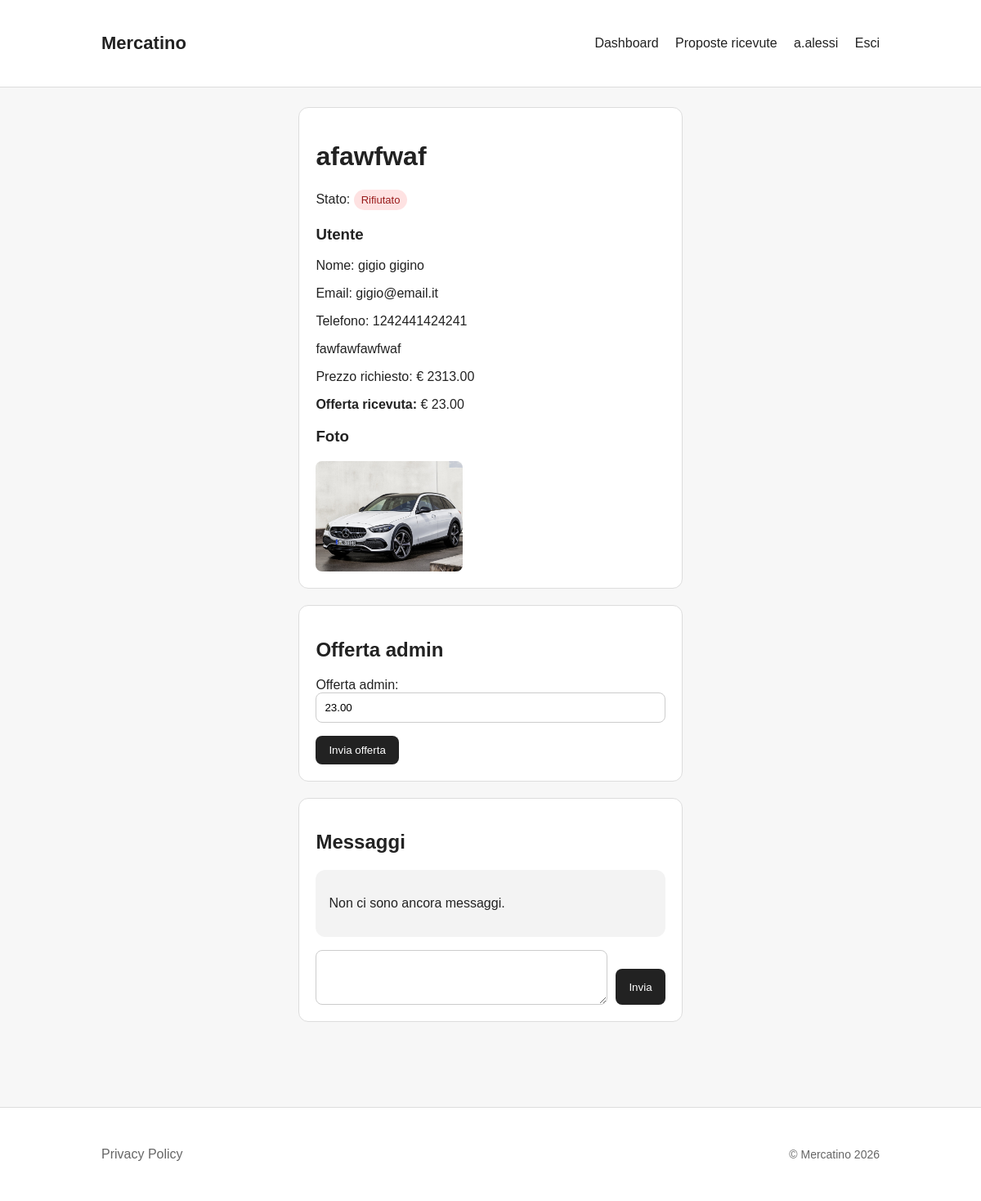
/staff/proposte/17/ (signed in), run on an earlier commit of the app's database.
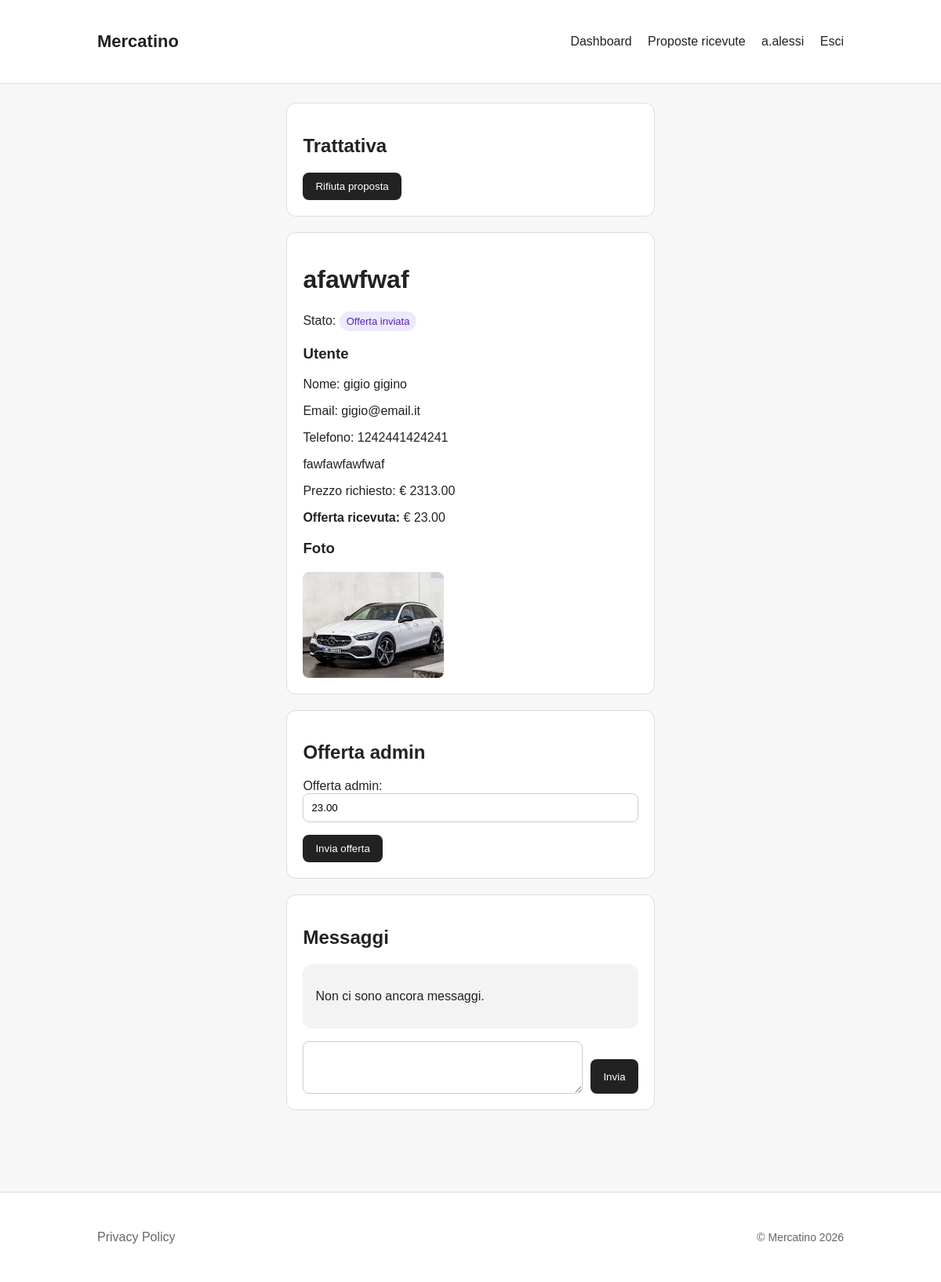
And on a later commit of the database.
### proposals/models.py (models this page shows, shortened)
class ItemProposal(models.Model):
    class Status(models.TextChoices):
        UNDER_REVIEW = "under_review", "In valutazione"
        NEGOTIATION = "negotiation", "In trattativa"
        OFFER_SENT = "offer_sent", "Offerta inviata"
        OFFER_ACCEPTED = "offer_accepted", "Offerta accettata"
        WAITING_VINTED_LINK = "waiting_vinted_link", "In attesa link Vinted"
        VINTED_LINK_SENT = "vinted_link_sent", "Link Vinted inviato"
        COMPLETED = "completed", "Completato"
        REJECTED = "rejected", "Rifiutato"
    user = models.ForeignKey(
        settings.AUTH_USER_MODEL,
        on_delete=models.CASCADE,
        related_name="proposals",
    )
    title = models.CharField(max_length=120)
    description = models.TextField()
    requested_price = models.DecimalField(
        max_digits=8,
        decimal_places=2,
        null=True,
        blank=True,
    )
    admin_offer = models.DecimalField(
        max_digits=8,
        decimal_places=2,
        null=True,
        blank=True,
    )
    status = models.CharField(
        max_length=30,
        choices=Status.choices,
        default=Status.UNDER_REVIEW,
    )
    vinted_url = models.URLField(blank=True)
    created_at = models.DateTimeField(auto_now_add=True)
    updated_at = models.DateTimeField(auto_now=True)
    offer_seen_by_user = models.BooleanField(default=False)
    @property
    def status_badge_class(self):
        classes = {
            self.Status.UNDER_REVIEW: "badge-gray",
            self.Status.NEGOTIATION: "badge-blue",
            self.Status.OFFER_SENT: "badge-purple",
            self.Status.OFFER_ACCEPTED: "badge-green",
            self.Status.WAITING_VINTED_LINK: "badge-orange",
            self.Status.VINTED_LINK_SENT: "badge-orange",
            self.Status.COMPLETED: "badge-green",
            self.Status.REJECTED: "badge-red",
        }
        return classes.get(self.status, "badge-gray")

### accounts/models.py (models this page shows, shortened)
class UserProfile(models.Model):
    user = models.OneToOneField(User, on_delete=models.CASCADE, related_name="profile")
    phone = models.CharField(max_length=20)

### staff_panel/views.py (the view, shortened to what this page needs)
# urls.py: path('proposte/<int:pk>/', staff_proposal_detail_view, name="staff_proposal_detail")
@login_required
@user_passes_test(lambda user: user.is_staff)
def staff_proposal_detail_view(request, pk):
    proposal = get_object_or_404(ItemProposal, pk=pk)
    message_form = ProposalMessageForm()
    offer_form = AdminOfferForm(instance=proposal)
    return render(request, "staff_panel/proposal_detail.html", {
    "proposal": proposal,
    "message_form": message_form,
    "offer_form": offer_form,
    })

### proposals/forms.py
class ProposalMessageForm(forms.ModelForm):
    class Meta:
        model = ProposalMessage
        fields = ["body"]
        labels = {
            "body": "Messaggio",
        }
        widgets = {
            "body": forms.Textarea(attrs={"rows": 3}),
        }

### staff_panel/forms.py
class AdminOfferForm(forms.ModelForm):
    admin_offer = forms.DecimalField(min_value=0, max_digits=8, decimal_places=2, label="Offerta admin",)
    class Meta:
        model = ItemProposal
        fields = ["admin_offer"]

### templates/staff_panel/proposal_detail.html (shortened to what the changed rows need)
{% extends "base.html" %}
{% block content %}
{% if proposal.status != "rejected" and proposal.status != "completed" %}
    <div class="card">
        <h2>Trattativa</h2>
        {% if proposal.status != "rejected" and proposal.status != "completed" %}
            <form method="post" style="margin-top:15px">
                <button class="button" type="submit">Rifiuta proposta</button>
            </form>
        {% endif %}
    </div>
{% endif %}
<div class="card">
    <h1>{{ proposal.title }}</h1>
    <p>
        Stato:
        <span class="badge {{ proposal.status_badge_class }}">{{ proposal.get_status_display }}</span>
    </p>
    <h3>Utente</h3>
    {% if proposal.user.first_name or proposal.user.last_name %}
        <p>Nome: {{ proposal.user.first_name }} {{ proposal.user.last_name }}</p>
    {% else %}
        <p>Nome: {{ proposal.user.username }}</p>
    {% endif %}
    {% if proposal.user.email %}
        <p>Email: {{ proposal.user.email }}</p>
    {% else %}
        <p>Email: non disponibile</p>
    {% endif %}
    {% if proposal.user.profile.phone %}
        <p>Telefono: {{ proposal.user.profile.phone }}</p>
    {% else %}
        <p>Telefono: non disponibile</p>
    {% endif %}
    <p>{{ proposal.description }}</p>
    {% if proposal.requested_price %}
        <p>Prezzo richiesto: € {{ proposal.requested_price }}</p>
    {% endif %}
    {% if proposal.admin_offer %}
        <p><strong>Offerta ricevuta:</strong> € {{ proposal.admin_offer }}</p>
    {% endif %}
    {% if proposal.images.all %}
        <h3>Foto</h3>
        {% with total_images=proposal.images.all|length %}
            <div class="image-preview-grid">
                {% for image in proposal.images.all %}
                    {% if forloop.counter <= 4 %}
                        <div class="image-preview-wrapper">
                        </div>
                    {% endif %}
                {% endfor %}
            </div>
        {% endwith %}
    {% endif %}
</div>
<div class="card">
    <h2>Offerta admin</h2>
    {% if proposal.status == "offer_accepted" or proposal.status == "vinted_link_sent" or proposal.status == "completed" %}
        {% if proposal.admin_offer %}
            <p><strong>Offerta inviata:</strong> € {{ proposal.admin_offer }}</p>
        {% else %}
            <p>Nessuna offerta inserita.</p>
        {% endif %}
        <p>Questa offerta non è più modificabile perché la trattativa è già avanzata.</p>
    {% else %}
        <form method="post">
            {{ offer_form.as_p }}
            <button class="button" type="submit">Invia offerta</button>
        </form>
    {% endif %}
</div>
<div class="card">
    <h2>Messaggi</h2>
</div>
{% endblock %}

What changed in the data, as far as the page shows it:
changed ItemProposal "afawfwaf": status "Rifiutato" → "Offerta inviata"
Also different on the page:
text now shown: "Trattativa Rifiuta proposta"
